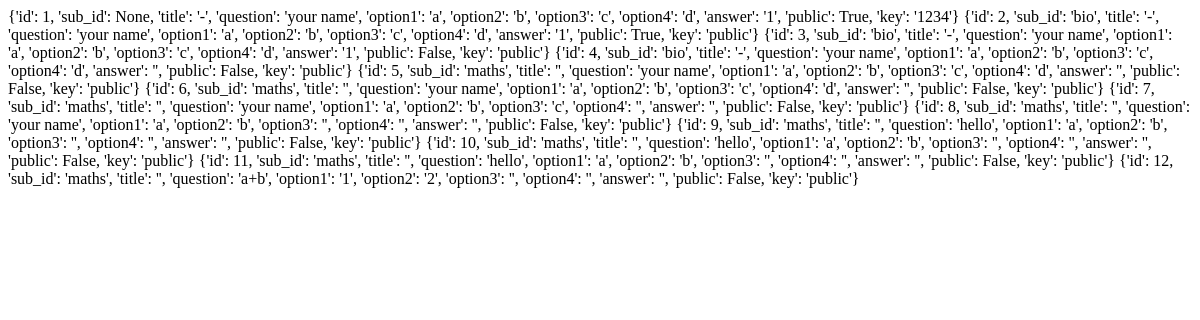
Page /quiz/result/ on the earlier database version.
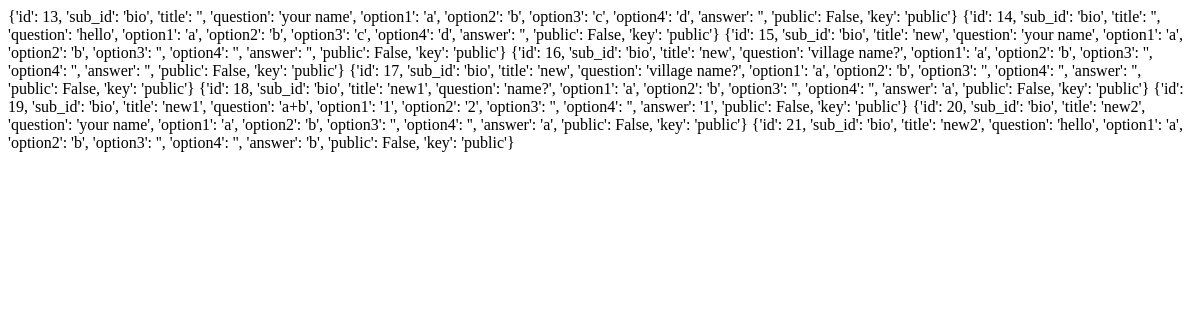
Same page on the later database version.
### app/models.py (models this page shows)
class Questions(models.Model):
    sub = models.ForeignKey(Subjects, on_delete=models.CASCADE, name='sub', null=True)
    title = models.CharField(max_length=20, null= False, blank=False, name='title')
    question = models.CharField(max_length=50,null=True, name='question')
    option1 = models.CharField(max_length=10, null=False, blank=False, name='option1')
    option2 = models.CharField(max_length=10, null=False, blank=False, name='option2')
    option3 = models.CharField(max_length=10, null=True, blank=True, name='option3')
    option4 = models.CharField(max_length=10, null=True, blank=True, name='option4')
    answer = models.CharField(max_length=1, null=False, blank=False, name='answer')
    public = models.BooleanField(default=True, name='public')
    key = models.CharField(max_length=6, null=True, blank=True, name='key')

### app/views.py (the view)
# urls.py: path('result/', filter_result, name = 'result'),
def filter_result(request):
    s = Questions.objects.all().values()
    print(s)
    return render(request, 'quiz.html', {'items':s})

### templates/quiz.html (shortened to what this page needs)
<!DOCTYPE html>
<html lang="en">
<head>
</head>
<body>
{% for i in items %}
{{i}}
{% endfor %}
</body>
</html>

Differences in the rows shown:
removed Questions: i "{'id': 1, 'sub_id': None, 'title': '-', 'question': 'your name', 'option1': 'a', 'option2': 'b', 'option3': 'c', 'option4': 'd', 'answer': '1', 'public': True, 'key': '1234'}"
removed Questions: i "{'id': 2, 'sub_id': 'bio', 'title': '-', 'question': 'your name', 'option1': 'a', 'option2': 'b', 'option3': 'c', 'option4': 'd', 'answer': '1', 'public': True, 'key': 'public'}"
removed Questions: i "{'id': 3, 'sub_id': 'bio', 'title': '-', 'question': 'your name', 'option1': 'a', 'option2': 'b', 'option3': 'c', 'option4': 'd', 'answer': '1', 'public': False, 'key': 'public'}"
removed Questions: i "{'id': 4, 'sub_id': 'bio', 'title': '-', 'question': 'your name', 'option1': 'a', 'option2': 'b', 'option3': 'c', 'option4': 'd', 'answer': '', 'public': False, 'key': 'public'}"
removed Questions: i "{'id': 5, 'sub_id': 'maths', 'title': '', 'question': 'your name', 'option1': 'a', 'option2': 'b', 'option3': 'c', 'option4': 'd', 'answer': '', 'public': False, 'key': 'public'}"
removed Questions: i "{'id': 6, 'sub_id': 'maths', 'title': '', 'question': 'your name', 'option1': 'a', 'option2': 'b', 'option3': 'c', 'option4': 'd', 'answer': '', 'public': False, 'key': 'public'}"
removed Questions: i "{'id': 7, 'sub_id': 'maths', 'title': '', 'question': 'your name', 'option1': 'a', 'option2': 'b', 'option3': 'c', 'option4': '', 'answer': '', 'public': False, 'key': 'public'}"
removed Questions: i "{'id': 8, 'sub_id': 'maths', 'title': '', 'question': 'your name', 'option1': 'a', 'option2': 'b', 'option3': '', 'option4': '', 'answer': '', 'public': False, 'key': 'public'}"
removed Questions: i "{'id': 9, 'sub_id': 'maths', 'title': '', 'question': 'hello', 'option1': 'a', 'option2': 'b', 'option3': '', 'option4': '', 'answer': '', 'public': False, 'key': 'public'}"
removed Questions: i "{'id': 10, 'sub_id': 'maths', 'title': '', 'question': 'hello', 'option1': 'a', 'option2': 'b', 'option3': '', 'option4': '', 'answer': '', 'public': False, 'key': 'public'}"
removed Questions: i "{'id': 11, 'sub_id': 'maths', 'title': '', 'question': 'hello', 'option1': 'a', 'option2': 'b', 'option3': '', 'option4': '', 'answer': '', 'public': False, 'key': 'public'}"
removed Questions: i "{'id': 12, 'sub_id': 'maths', 'title': '', 'question': 'a+b', 'option1': '1', 'option2': '2', 'option3': '', 'option4': '', 'answer': '', 'public': False, 'key': 'public'}"
added Questions: i "{'id': 13, 'sub_id': 'bio', 'title': '', 'question': 'your name', 'option1': 'a', 'option2': 'b', 'option3': 'c', 'option4': 'd', 'answer': '', 'public': False, 'key': 'public'}"
added Questions: i "{'id': 14, 'sub_id': 'bio', 'title': '', 'question': 'hello', 'option1': 'a', 'option2': 'b', 'option3': 'c', 'option4': 'd', 'answer': '', 'public': False, 'key': 'public'}"
added Questions: i "{'id': 15, 'sub_id': 'bio', 'title': 'new', 'question': 'your name', 'option1': 'a', 'option2': 'b', 'option3': '', 'option4': '', 'answer': '', 'public': False, 'key': 'public'}"
added Questions: i "{'id': 16, 'sub_id': 'bio', 'title': 'new', 'question': 'village name?', 'option1': 'a', 'option2': 'b', 'option3': '', 'option4': '', 'answer': '', 'public': False, 'key': 'public'}"
added Questions: i "{'id': 17, 'sub_id': 'bio', 'title': 'new', 'question': 'village name?', 'option1': 'a', 'option2': 'b', 'option3': '', 'option4': '', 'answer': '', 'public': False, 'key': 'public'}"
added Questions: i "{'id': 18, 'sub_id': 'bio', 'title': 'new1', 'question': 'name?', 'option1': 'a', 'option2': 'b', 'option3': '', 'option4': '', 'answer': 'a', 'public': False, 'key': 'public'}"
added Questions: i "{'id': 19, 'sub_id': 'bio', 'title': 'new1', 'question': 'a+b', 'option1': '1', 'option2': '2', 'option3': '', 'option4': '', 'answer': '1', 'public': False, 'key': 'public'}"
added Questions: i "{'id': 20, 'sub_id': 'bio', 'title': 'new2', 'question': 'your name', 'option1': 'a', 'option2': 'b', 'option3': '', 'option4': '', 'answer': 'a', 'public': False, 'key': 'public'}"
added Questions: i "{'id': 21, 'sub_id': 'bio', 'title': 'new2', 'question': 'hello', 'option1': 'a', 'option2': 'b', 'option3': '', 'option4': '', 'answer': 'b', 'public': False, 'key': 'public'}"
